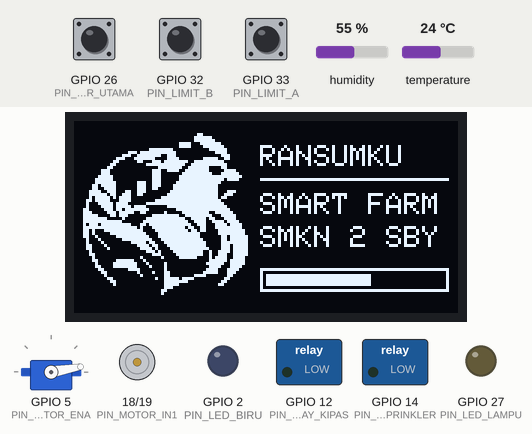
Bench run of a sketch on a simulated ESP32. Parts: servo, 128×64 one-colour display, motor-driver pin pairs drawn as motors (green arrow = first pin HIGH = forward, orange = second pin HIGH = backward, longer = more drive), switched loads named in the sketch (green lamp = pin HIGH), output pins drawn as LEDs (lit = HIGH). The test bench sets the inputs (shaded band); at power-on: GPIO 26 (PIN_SAKELAR_UTAMA) HIGH, GPIO 32 (PIN_LIMIT_B) HIGH, GPIO 33 (PIN_LIMIT_A) HIGH, humidity 55 %, temperature 24 °C. What the sketch prints to the serial monitor is not drawn.

Above: at 1.1 s.
2.5 s: GPIO 26 (PIN_SAKELAR_UTAMA) pulled LOW for 0.15 s
At 3.5 s:
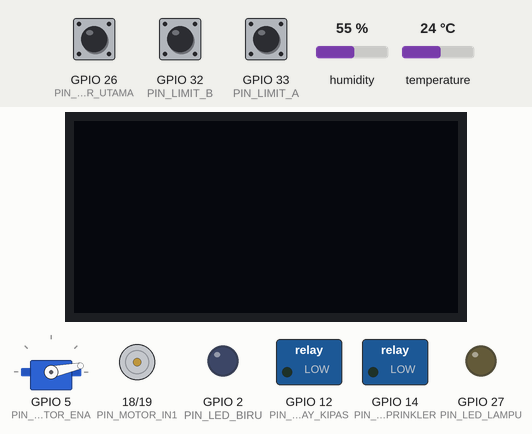
4.1 s: GPIO 26 (PIN_SAKELAR_UTAMA) pulled LOW for 1 s
At 5.07 s:
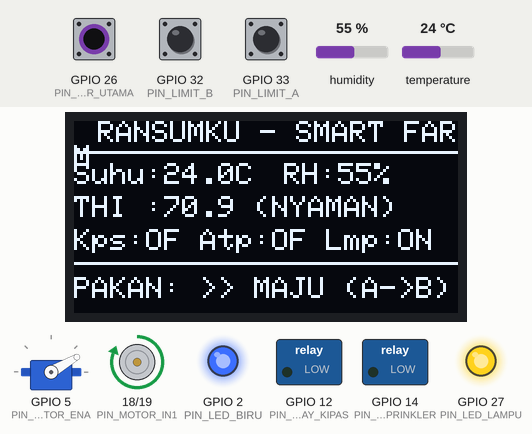
6.6 s: GPIO 26 (PIN_SAKELAR_UTAMA) pulled LOW for 3.2 s
At 10.7 s:
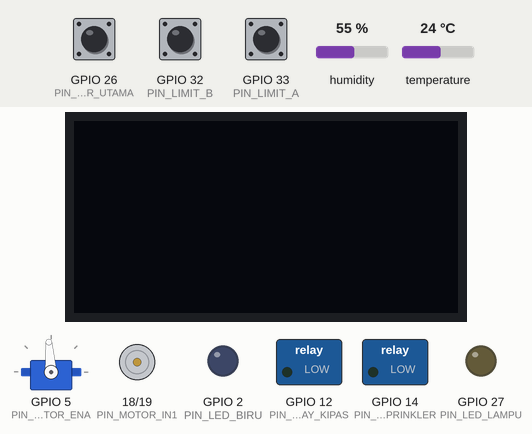
11.3 s: GPIO 26 (PIN_SAKELAR_UTAMA) pulled LOW for 1 s
At 13.5 s:
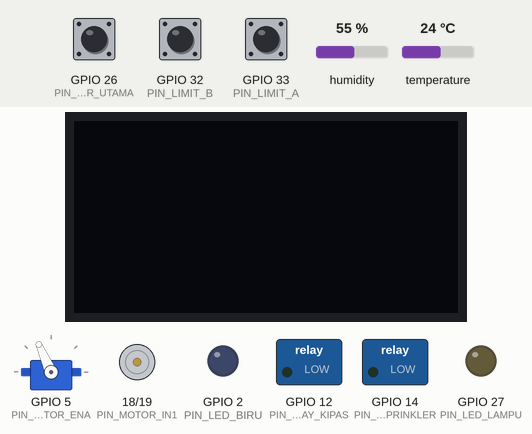
13.8 s: GPIO 26 (PIN_SAKELAR_UTAMA) pulled LOW for 3.2 s
At 16.94 s:
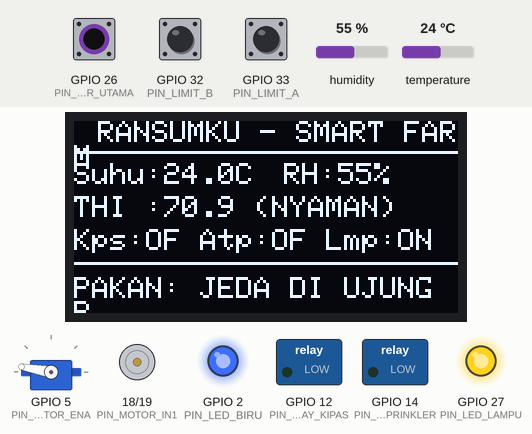
18.5 s: GPIO 26 (PIN_SAKELAR_UTAMA) pulled LOW for 3.2 s
At 20.77 s:
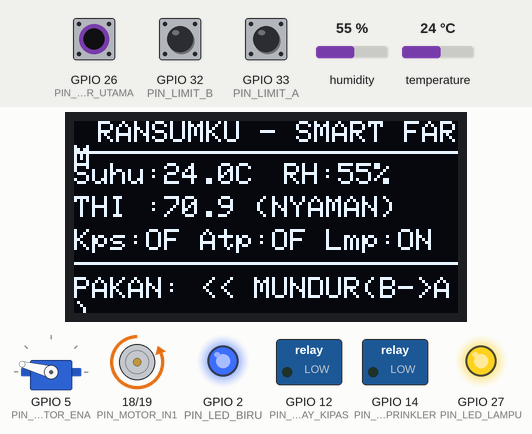
Timing chart, 0 to 23.2 s (numbered marks = the images above; inputs shaded):
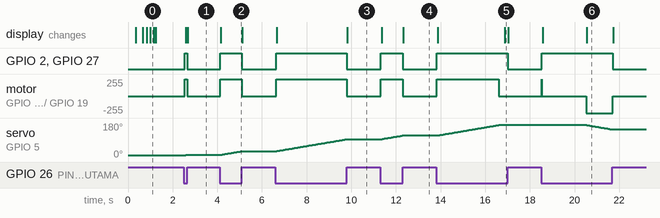

The sketch:

sketch.ino
```cpp
/**
 * =========================================================================
 * SIMULASI WOKWI LENGKAP: MAKET KANDANG STIK ES KRIM & IoT (RANSUMKU)
 * Inovator: Aditya Ramadhani (SMKN 2 Surabaya)
 *
 * Pin SAMA dengan firmware fisik (ransumku_esp32.ino):
 *   DHT22 = 15 | OLED SDA/SCL = 21/22 | L298N IN1/IN2 = 18/19 | ENA = 5
 *   Relay Kipas = 12 | Relay Sprinkler = 14 | Lampu = 27
 *   Limit A = 33 | Limit B = 32 | Sakelar Utama = 26 | LED biru = 2
 *
 * Wokwi tidak punya L298N + motor DC, jadi:
 *   - LED hijau (IN1) & oranye (IN2) = arah putar motor (maju/mundur)
 *   - Servo (GPIO 5 = ENA) = gerak visual kereta pakan
 *
 * Logika:
 *   Kipas     ON bila Suhu >= 31C atau THI >= 78
 *   Sprinkler ON bila THI >= 80, KUNCI OFF bila RH >= 75%
 *   Pakan     A->B (berhenti di limit B) -> jeda 2 dtk -> B->A (limit A) -> jeda
 * =========================================================================
 */

#include <Wire.h>
#include <Adafruit_GFX.h>
#include <Adafruit_SSD1306.h>
#include <ESP32Servo.h>
#include "DHTesp.h"

#define SCREEN_WIDTH 128
#define SCREEN_HEIGHT 64
Adafruit_SSD1306 display(SCREEN_WIDTH, SCREEN_HEIGHT, &Wire, -1);

const int PIN_DHT             = 15;
const int PIN_MOTOR_IN1       = 18;
const int PIN_MOTOR_IN2       = 19;
const int PIN_MOTOR_ENA       = 5;
const int PIN_RELAY_KIPAS     = 12;
const int PIN_RELAY_SPRINKLER = 14;
const int PIN_LED_LAMPU       = 27;
const int PIN_SAKELAR_UTAMA   = 26;
const int PIN_LIMIT_A         = 33;
const int PIN_LIMIT_B         = 32;
const int PIN_LED_BIRU        = 2;

// Modul relay Wokwi aktif HIGH (di maket fisik umumnya aktif LOW)
const bool RELAY_ACTIVE_LOW = false;

DHTesp dhtSensor;
Servo servoKereta;

const unsigned char LOGO_RANSUMKU_56[] PROGMEM = {
  0x00, 0x00, 0x00, 0x00, 0x01, 0x80, 0x00, 0x00, 0x00, 0x00, 0x00, 0x03, 0xF0, 0x00, 0x00, 0x00,
  0x00, 0x00, 0x03, 0xF8, 0x00, 0x00, 0x00, 0x00, 0x00, 0x78, 0xFE, 0x00, 0x00, 0x00, 0x00, 0x00,
  0x78, 0x7F, 0x00, 0x00, 0x00, 0x01, 0xFE, 0x00, 0x1F, 0x80, 0x00, 0x00, 0xEF, 0xFF, 0x00, 0x07,
  0x80, 0x00, 0x03, 0x9F, 0xE7, 0x00, 0x01, 0xC0, 0x00, 0x0E, 0x3F, 0x87, 0x80, 0x7C, 0xC0, 0x00,
  0x18, 0x18, 0xEF, 0xF3, 0xFF, 0x00, 0x00, 0x30, 0x03, 0xFF, 0xE7, 0xFF, 0x80, 0x00, 0x60, 0x00,
  0x3F, 0xCF, 0xE1, 0x80, 0x01, 0xC0, 0x00, 0xE7, 0x9F, 0xE0, 0xF0, 0x01, 0xC0, 0x00, 0xE0, 0x3F,
  0xF1, 0xF8, 0x03, 0xE0, 0x00, 0xE0, 0x7F, 0xFF, 0xFC, 0x07, 0xE0, 0x00, 0xE0, 0x7F, 0xFF, 0x78,
  0x07, 0xF0, 0x1C, 0xE0, 0xFF, 0xFE, 0x00, 0x0D, 0xF0, 0x1C, 0xE1, 0xFF, 0xFC, 0x00, 0x0C, 0xF0,
  0x1C, 0xC1, 0xFF, 0xFC, 0x00, 0x1E, 0x71, 0x9C, 0x03, 0xFF, 0xFC, 0x70, 0x1F, 0xB3, 0x98, 0x07,
  0xFF, 0xFC, 0xE0, 0x17, 0xD7, 0x80, 0x1F, 0xFF, 0xFD, 0x80, 0x37, 0xC7, 0x80, 0x7F, 0xFF, 0xFE,
  0x00, 0x23, 0xEF, 0x03, 0xFF, 0xFF, 0xFF, 0x00, 0x21, 0xEF, 0xBC, 0x07, 0xFF, 0xFF, 0x80, 0x60,
  0xED, 0xFE, 0x00, 0xFF, 0xFF, 0xC0, 0x70, 0x77, 0xCC, 0x08, 0x3F, 0xE7, 0xE0, 0x7C, 0x37, 0x00,
  0xFF, 0x9F, 0xF1, 0xF0, 0x7F, 0x82, 0x03, 0xFF, 0xE7, 0xD8, 0xF0, 0x7F, 0xFC, 0x07, 0xFF, 0xF3,
  0xCF, 0x78, 0x5D, 0xFF, 0x8D, 0xFF, 0xF9, 0xC7, 0xBC, 0x7F, 0xFF, 0xE8, 0xFF, 0xEC, 0xC7, 0xFC,
  0x68, 0xFF, 0xF8, 0x7F, 0xF6, 0xC3, 0xFE, 0x68, 0x3F, 0xFC, 0x3F, 0xFF, 0x03, 0xFE, 0x64, 0x0F,
  0xFE, 0x3F, 0xFF, 0x01, 0xBF, 0x22, 0x03, 0xFF, 0x1F, 0xFF, 0x81, 0xBF, 0x21, 0x00, 0x7D, 0x8F,
  0xFF, 0xC1, 0xFF, 0x30, 0x80, 0x1E, 0xC7, 0xFF, 0xC1, 0xDF, 0x30, 0x40, 0x0F, 0x43, 0xFF, 0xE1,
  0xDF, 0x10, 0x00, 0x03, 0xA1, 0xFF, 0x93, 0xDF, 0x18, 0x00, 0x00, 0xE0, 0xFF, 0x93, 0x9F, 0x08,
  0x00, 0x08, 0x10, 0x7E, 0x17, 0x9E, 0x0C, 0x0F, 0xC4, 0x00, 0x00, 0x1F, 0xBE, 0x04, 0x1F, 0xE2,
  0x08, 0x00, 0x3F, 0x3E, 0x06, 0x1F, 0xE1, 0x08, 0x00, 0x1E, 0x3C, 0x03, 0x00, 0xF0, 0x08, 0x00,
  0x3C, 0x78, 0x01, 0x80, 0x10, 0x8C, 0x00, 0x7C, 0x70, 0x00, 0x80, 0x08, 0x0C, 0x03, 0xC0, 0x60,
  0x00, 0x60, 0x00, 0x4F, 0xBC, 0x00, 0xC0, 0x00, 0x30, 0x00, 0x0F, 0xF0, 0x01, 0x80, 0x00, 0x10,
  0x00, 0x0F, 0x80, 0x03, 0x00, 0x00, 0x00, 0x00, 0x0E, 0x00, 0x00, 0x00, 0x00, 0x00, 0x00, 0x18,
  0x00, 0x00, 0x00, 0x00, 0x00, 0x00, 0x10, 0x00, 0x00, 0x00, 0x00, 0x00, 0x00, 0x00, 0x00, 0x00,
  0x00, 0x00, 0x00, 0x00, 0x00, 0x00, 0x00, 0x00
};

const unsigned char LOGO_RANSUMKU_64[] PROGMEM = {
  0x00, 0x00, 0x00, 0x00, 0x00, 0x0E, 0x00, 0x00, 0x00, 0x00, 0x00, 0x00, 0x00, 0x1F, 0xC0, 0x00,
  0x00, 0x00, 0x00, 0x00, 0x00, 0x1F, 0xE0, 0x00, 0x00, 0x00, 0x00, 0x00, 0x03, 0x8F, 0xF8, 0x00,
  0x00, 0x00, 0x00, 0x00, 0x07, 0xE3, 0xFC, 0x00, 0x00, 0x00, 0x00, 0x00, 0x03, 0xC0, 0xFE, 0x00,
  0x00, 0x00, 0x00, 0x3F, 0xF0, 0x00, 0x3F, 0x00, 0x00, 0x00, 0x39, 0xFF, 0xF0, 0x00, 0x0F, 0x80,
  0x00, 0x00, 0xE7, 0xFE, 0x78, 0x00, 0x03, 0x80, 0x00, 0x03, 0x8F, 0xF8, 0x7C, 0x01, 0xF1, 0x80,
  0x00, 0x07, 0x0F, 0x86, 0x7F, 0x0F, 0xFC, 0x00, 0x00, 0x0C, 0x00, 0x3F, 0xFF, 0x9F, 0xFE, 0x00,
  0x00, 0x18, 0x00, 0x3F, 0xFF, 0x3F, 0xE3, 0x00, 0x00, 0xF0, 0x00, 0x06, 0xFE, 0x7F, 0x83, 0x80,
  0x00, 0xE0, 0x00, 0x1E, 0x7C, 0xFF, 0xC3, 0xF0, 0x00, 0xE0, 0x00, 0x1E, 0x01, 0xFF, 0xE3, 0xF8,
  0x01, 0xF0, 0x00, 0x1E, 0x03, 0xFF, 0xFF, 0xFC, 0x03, 0xF8, 0x00, 0x1E, 0x07, 0xFF, 0xFE, 0xF8,
  0x03, 0xF8, 0x03, 0xDE, 0x07, 0xFF, 0xFC, 0x40, 0x06, 0xFC, 0x03, 0xDE, 0x0F, 0xFF, 0xF8, 0x00,
  0x0C, 0xFC, 0x03, 0xDE, 0x1F, 0xFF, 0xF0, 0x00, 0x0E, 0x7C, 0x23, 0xD8, 0x1F, 0xFF, 0xF0, 0x20,
  0x0F, 0xBC, 0x63, 0x80, 0x3F, 0xFF, 0xF0, 0xE0, 0x1F, 0xD8, 0xE2, 0x00, 0x7F, 0xFF, 0xF1, 0xE0,
  0x13, 0xE9, 0xE0, 0x01, 0xFF, 0xFF, 0xFB, 0x00, 0x33, 0xF3, 0xE0, 0x07, 0xFF, 0xFF, 0xF9, 0x00,
  0x33, 0xF3, 0xE0, 0x7F, 0xFF, 0xFF, 0xFC, 0x00, 0x31, 0xF3, 0xC3, 0x01, 0xFF, 0xFF, 0xFE, 0x00,
  0x20, 0xFB, 0x3F, 0x80, 0x1F, 0xFF, 0xFF, 0x00, 0x20, 0x7B, 0x7F, 0xC0, 0x07, 0xFF, 0xFF, 0x80,
  0x78, 0x3B, 0xF0, 0x01, 0xC1, 0xFF, 0xCF, 0xC0, 0x7E, 0x0C, 0xC0, 0x17, 0xF8, 0xFF, 0xE7, 0xE0,
  0x7F, 0xC5, 0x80, 0x7F, 0xFE, 0x3F, 0x71, 0xF0, 0x7F, 0xFC, 0x00, 0xFF, 0xFF, 0x9F, 0x38, 0xF8,
  0x7D, 0xFF, 0xC0, 0xBF, 0xFF, 0xCF, 0x1F, 0x78, 0x7F, 0xFF, 0xF9, 0x9F, 0xFF, 0x67, 0x1F, 0xBC,
  0x6D, 0xFF, 0xFE, 0x0F, 0xFF, 0x33, 0x0F, 0xFC, 0x6C, 0x3F, 0xFF, 0x87, 0xFF, 0x99, 0x07, 0xFE,
  0x64, 0x07, 0xFF, 0x87, 0xFF, 0xF8, 0x07, 0xFE, 0x22, 0x03, 0xFF, 0xC3, 0xFF, 0xFC, 0x07, 0x7F,
  0x23, 0x00, 0xFE, 0xF1, 0xFF, 0xFE, 0x03, 0x7F, 0x31, 0x80, 0x1F, 0xB0, 0xFF, 0xFE, 0x03, 0xBF,
  0x30, 0xC0, 0x07, 0xD8, 0x7F, 0xFF, 0x8B, 0xBF, 0x10, 0x20, 0x03, 0xEC, 0x7F, 0xFF, 0x83, 0xBF,
  0x18, 0x10, 0x00, 0xF4, 0x3F, 0xFE, 0x17, 0xBF, 0x18, 0x00, 0x08, 0x3A, 0x1F, 0xFE, 0x47, 0x3F,
  0x08, 0x00, 0x00, 0x0E, 0x07, 0xFC, 0x4F, 0x3F, 0x0C, 0x00, 0x01, 0x01, 0x03, 0xF8, 0x5F, 0x3E,
  0x04, 0x03, 0xF0, 0x81, 0x00, 0x00, 0x5E, 0x3E, 0x06, 0x0F, 0xFC, 0x40, 0x00, 0x00, 0xFE, 0x7C,
  0x03, 0x0F, 0xFC, 0x20, 0x80, 0x00, 0x7C, 0x7C, 0x01, 0x00, 0x7C, 0x00, 0x80, 0x00, 0x78, 0x78,
  0x01, 0x80, 0x0E, 0x10, 0xC0, 0x00, 0xF0, 0xF0, 0x00, 0xC0, 0x02, 0x08, 0xC0, 0x03, 0xC0, 0xF0,
  0x00, 0x60, 0x01, 0x08, 0xE3, 0x1E, 0x01, 0xE0, 0x00, 0x30, 0x00, 0x04, 0xFF, 0xE0, 0x03, 0x80,
  0x00, 0x18, 0x00, 0x04, 0xFF, 0x80, 0x03, 0x00, 0x00, 0x0C, 0x00, 0x00, 0xFC, 0x00, 0x06, 0x00,
  0x00, 0x00, 0x00, 0x02, 0xF0, 0x00, 0x08, 0x00, 0x00, 0x00, 0x00, 0x01, 0xC0, 0x00, 0x00, 0x00,
  0x00, 0x00, 0x00, 0x01, 0x00, 0x00, 0x00, 0x00, 0x00, 0x00, 0x00, 0x00, 0x00, 0x00, 0x00, 0x00,
  0x00, 0x00, 0x00, 0x00, 0x00, 0x00, 0x00, 0x00, 0x00, 0x00, 0x00, 0x00, 0x00, 0x00, 0x00, 0x00
};

void playBootAnimation() {
  for (int revealH = 8; revealH <= 64; revealH += 8) {
    display.clearDisplay();
    int yTop = 64 - revealH;
    display.drawBitmap(32, 0, LOGO_RANSUMKU_64, 64, 64, SSD1306_WHITE);
    if (yTop > 0) {
      display.fillRect(0, 0, 128, yTop, SSD1306_BLACK);
      display.drawLine(24, yTop, 104, yTop, SSD1306_WHITE);
    }
    display.display();
    delay(25);
  }
  for (int pct = 0; pct <= 100; pct += 20) {
    display.clearDisplay();
    display.drawBitmap(2, 4, LOGO_RANSUMKU_56, 56, 56, SSD1306_WHITE);
    display.setTextColor(SSD1306_WHITE);
    display.setTextSize(1);
    display.setCursor(62, 8);
    display.print("RANSUMKU");
    display.drawLine(62, 19, 124, 19, SSD1306_WHITE);
    display.setCursor(62, 24);
    display.print("SMART FARM");
    display.setCursor(62, 35);
    display.print("SMKN 2 SBY");
    display.drawRect(62, 49, 63, 8, SSD1306_WHITE);
    int fillW = (pct * 59) / 100;
    if (fillW > 0) display.fillRect(64, 51, fillW, 4, SSD1306_WHITE);
    display.display();
    delay(55);
  }
}

enum FeederState { F_MAJU, F_JEDA_B, F_MUNDUR, F_JEDA_A };
FeederState feeder = F_MAJU;
float posisiKereta = 0.0f;                    // 0.0 = titik A, 1.0 = titik B
const unsigned long WAKTU_TEMPUH_MS = 8000;   // pengaman bila limit tidak ditekan
const unsigned long JEDA_MS = 2000;
unsigned long feederTerakhir = 0;
unsigned long jedaMulai = 0;

bool sistemAktif = true;
bool statusKipas = false;
bool statusSprinkler = false;
bool kunciRH = false;

float curSuhu = 33.5, curRH = 68.0, curTHI = 0.0;
unsigned long lastSensor = 0, lastDisplay = 0;

void setRelay(int pin, bool on) {
  bool level = RELAY_ACTIVE_LOW ? !on : on;
  digitalWrite(pin, level ? HIGH : LOW);
}

void motorMaju()   { digitalWrite(PIN_MOTOR_IN1, HIGH); digitalWrite(PIN_MOTOR_IN2, LOW); }
void motorMundur() { digitalWrite(PIN_MOTOR_IN1, LOW);  digitalWrite(PIN_MOTOR_IN2, HIGH); }
void motorStop()   { digitalWrite(PIN_MOTOR_IN1, LOW);  digitalWrite(PIN_MOTOR_IN2, LOW); }

float hitungTHI(float t, float rh) {
  return (0.8f * t) + ((rh / 100.0f) * (t - 14.4f)) + 46.4f;
}

void tulisServo() {
  servoKereta.write((int)(10 + posisiKereta * 160));
}

void matikanSemua() {
  setRelay(PIN_RELAY_KIPAS, false);
  setRelay(PIN_RELAY_SPRINKLER, false);
  digitalWrite(PIN_LED_LAMPU, LOW);
  digitalWrite(PIN_LED_BIRU, LOW);
  motorStop();
}

void mulaiMaju() {
  feeder = F_MAJU;
  feederTerakhir = millis();
  motorMaju();
  Serial.println(F(">> [PAKAN] MAJU A -> B"));
}

void mulaiMundur() {
  feeder = F_MUNDUR;
  feederTerakhir = millis();
  motorMundur();
  Serial.println(F(">> [PAKAN] MUNDUR B -> A"));
}

void renderDisplay() {
  display.clearDisplay();
  if (!sistemAktif) {
    display.display();
    return;
  }
  display.setTextColor(SSD1306_WHITE);
  display.setTextSize(1);
  display.setCursor(8, 0);
  display.print("RANSUMKU - SMART FARM");
  display.drawLine(0, 10, 127, 10, SSD1306_WHITE);

  display.setCursor(0, 14);
  display.printf("Suhu:%.1fC", curSuhu);
  display.setCursor(70, 14);
  display.printf("RH:%d%%", (int)curRH);

  const char* label = "NYAMAN";
  if (curTHI >= 84.0f)      label = "BAHAYA";
  else if (curTHI >= 78.0f) label = "KRITIS";
  else if (curTHI >= 72.0f) label = "WASPADA";
  display.setCursor(0, 25);
  display.printf("THI :%.1f (%s)", curTHI, label);

  display.setCursor(0, 36);
  if (kunciRH) {
    display.printf("Kps:%s Atp:LOCK-RH!", statusKipas ? "ON" : "OF");
  } else {
    display.printf("Kps:%s Atp:%s Lmp:ON", statusKipas ? "ON" : "OF", statusSprinkler ? "ON" : "OF");
  }
  display.drawLine(0, 47, 127, 47, SSD1306_WHITE);

  display.setCursor(0, 52);
  if (feeder == F_MAJU)        display.print("PAKAN: >> MAJU (A->B)");
  else if (feeder == F_MUNDUR) display.print("PAKAN: << MUNDUR(B->A)");
  else if (feeder == F_JEDA_B) display.print("PAKAN: JEDA DI UJUNG B");
  else                         display.print("PAKAN: JEDA PANGKAL A");
  display.display();
}

void setup() {
  Serial.begin(115200);
  delay(300);
  Serial.println(F("=== SIMULASI LENGKAP MAKET IoT RANSUMKU ==="));

  pinMode(PIN_RELAY_KIPAS, OUTPUT);
  pinMode(PIN_RELAY_SPRINKLER, OUTPUT);
  pinMode(PIN_LED_LAMPU, OUTPUT);
  pinMode(PIN_LED_BIRU, OUTPUT);
  pinMode(PIN_MOTOR_IN1, OUTPUT);
  pinMode(PIN_MOTOR_IN2, OUTPUT);

  pinMode(PIN_SAKELAR_UTAMA, INPUT_PULLUP);
  pinMode(PIN_LIMIT_A, INPUT_PULLUP);
  pinMode(PIN_LIMIT_B, INPUT_PULLUP);

  servoKereta.attach(PIN_MOTOR_ENA);
  tulisServo();
  dhtSensor.setup(PIN_DHT, DHTesp::DHT22);

  if (display.begin(SSD1306_SWITCHCAPVCC, 0x3C)) {
    playBootAnimation();
  }

  setRelay(PIN_RELAY_KIPAS, false);
  setRelay(PIN_RELAY_SPRINKLER, false);
  digitalWrite(PIN_LED_LAMPU, HIGH);
  digitalWrite(PIN_LED_BIRU, HIGH);
  mulaiMaju();
}

void loop() {
  unsigned long now = millis();

  // 0. Sakelar utama (Titik 1)
  bool sakelarOn = (digitalRead(PIN_SAKELAR_UTAMA) == LOW);
  if (!sakelarOn) {
    if (sistemAktif) {
      sistemAktif = false;
      statusKipas = statusSprinkler = false;
      matikanSemua();
      renderDisplay();
      Serial.println(F("[SAKELAR UTAMA OFF] semua alat mati"));
    }
    delay(50);
    return;
  } else if (!sistemAktif) {
    sistemAktif = true;
    digitalWrite(PIN_LED_LAMPU, HIGH);
    digitalWrite(PIN_LED_BIRU, HIGH);
    mulaiMaju();
    Serial.println(F("[SAKELAR UTAMA ON] sistem menyala"));
  }

  // 1. Sensor + otomasi THI
  if (now - lastSensor >= 1500) {
    lastSensor = now;
    TempAndHumidity d = dhtSensor.getTempAndHumidity();
    if (!isnan(d.temperature) && !isnan(d.humidity)) {
      curSuhu = d.temperature;
      curRH = d.humidity;
      curTHI = hitungTHI(curSuhu, curRH);

      statusKipas = (curSuhu >= 31.0f || curTHI >= 78.0f);
      setRelay(PIN_RELAY_KIPAS, statusKipas);

      if (curRH >= 75.0f) {
        kunciRH = true;
        statusSprinkler = false;
      } else {
        kunciRH = false;
        statusSprinkler = (curTHI >= 80.0f);
      }
      setRelay(PIN_RELAY_SPRINKLER, statusSprinkler);

      Serial.printf("T=%.1fC RH=%d%% THI=%.1f | Kipas=%s Sprinkler=%s%s\n",
                    curSuhu, (int)curRH, curTHI,
                    statusKipas ? "ON" : "OFF",
                    statusSprinkler ? "ON" : "OFF",
                    kunciRH ? " (KUNCI RH)" : "");
    }
  }

  // 2. Kereta pakan berbasis limit switch
  unsigned long dt = now - feederTerakhir;
  feederTerakhir = now;

  if (feeder == F_MAJU) {
    posisiKereta += (float)dt / WAKTU_TEMPUH_MS;
    if (posisiKereta > 1.0f) posisiKereta = 1.0f;
    tulisServo();
    if (digitalRead(PIN_LIMIT_B) == LOW || posisiKereta >= 1.0f) {
      motorStop();
      feeder = F_JEDA_B;
      jedaMulai = now;
      Serial.println(F(">> [LIMIT B] kereta berhenti, jeda 2 detik"));
    }
  } else if (feeder == F_JEDA_B) {
    if (now - jedaMulai >= JEDA_MS) mulaiMundur();
  } else if (feeder == F_MUNDUR) {
    posisiKereta -= (float)dt / WAKTU_TEMPUH_MS;
    if (posisiKereta < 0.0f) posisiKereta = 0.0f;
    tulisServo();
    if (digitalRead(PIN_LIMIT_A) == LOW || posisiKereta <= 0.0f) {
      motorStop();
      feeder = F_JEDA_A;
      jedaMulai = now;
      Serial.println(F(">> [LIMIT A] kereta kembali, jeda 2 detik"));
    }
  } else if (feeder == F_JEDA_A) {
    if (now - jedaMulai >= JEDA_MS) mulaiMaju();
  }

  // 3. OLED
  if (now - lastDisplay >= 250) {
    lastDisplay = now;
    renderDisplay();
  }
}
```

Measured:
- after the input at 2.5 s, GPIO 2 (PIN_LED_BIRU), GPIO 27 (PIN_LED_LAMPU): LOW → HIGH after 0.05 s, → LOW 0.10 s later
- after the input at 4.1 s, GPIO 2 (PIN_LED_BIRU), GPIO 27 (PIN_LED_LAMPU): LOW → HIGH at once, → LOW 0.97 s later
- after the input at 6.6 s, GPIO 2 (PIN_LED_BIRU), GPIO 27 (PIN_LED_LAMPU): LOW → HIGH at once, → LOW 3.2 s later
- after the input at 11.3 s, GPIO 2 (PIN_LED_BIRU), GPIO 27 (PIN_LED_LAMPU): LOW → HIGH at once, → LOW 0.97 s later
- after the input at 13.8 s, GPIO 2 (PIN_LED_BIRU), GPIO 27 (PIN_LED_LAMPU): LOW → HIGH at once, → LOW 3.2 s later
- after the input at 18.5 s, GPIO 2 (PIN_LED_BIRU), GPIO 27 (PIN_LED_LAMPU): LOW → HIGH at once, → LOW 3.2 s later
